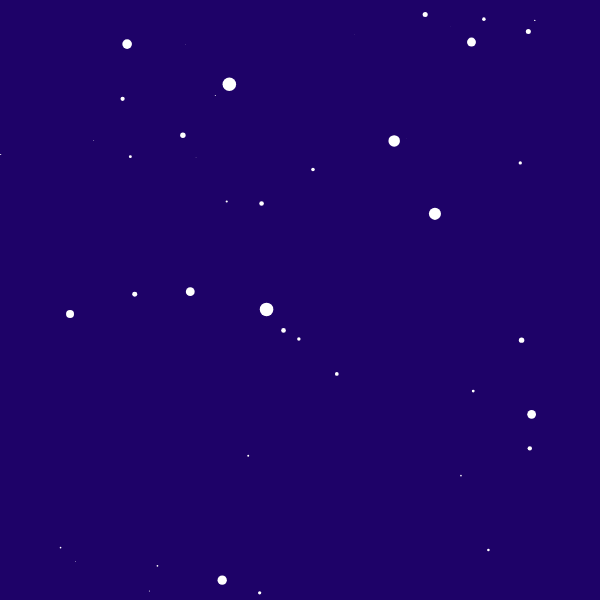
Frame 1 (no input)
Frame 60 (no input): identical to frame 1, image omitted
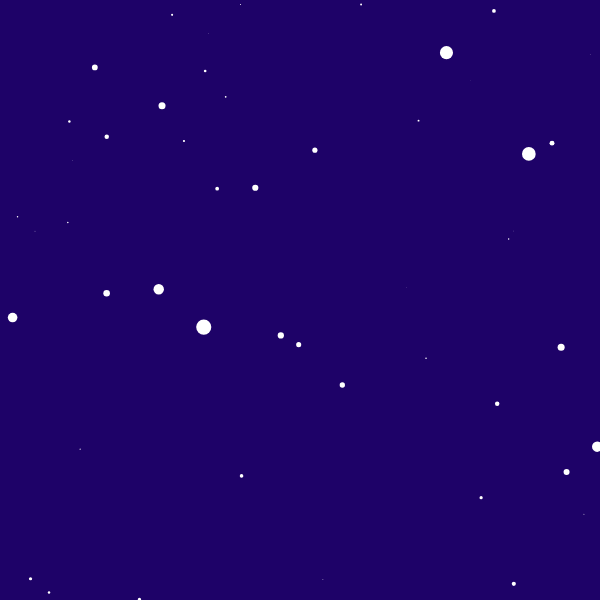
Frame 120 (the mouse pressed at the canvas centre since frame 60)

The p5.js sketch that drew these frames (run headless with seeded random() and noise() and a simulated clock; from frame 60 on, the mouse is pressed at the canvas centre):

// p5.js sketch
// ── sketch.js
var stars = []  // empty array

var speed;

function setup() { 
  createCanvas(600, 600);
  for (var i = 0; i < 650; i++) {
    stars[i] = new Star();
  }
}

function draw() {
  
  speed = map(mouseX, 0, width, 0, 2);
  //var O = map(mouseX,width/2,width,105,100);
  background(30,2,104);
  translate(width / 2, height / 2);
  //rotate(A);
  for (var i = 0; i < stars.length; i++) {
    stars[i].update();
    stars[i].show();
  }
}


function Star() {  
  this.x = random(-width, width);
  this.y = random(-height, height);
  this.z = random(width);
  this.pz = this.z;

  this.update = function() {
    this.z = this.z - speed;
    if (this.z < 1) {
      this.z = width;
      this.x = random(-width, width);
      this.y = random(-height, height);
      this.pz = this.z;
    }
  }

  this.show = function() {
    fill(255);
   noStroke();

    var sx = map(this.x / this.z, 0, 1, 0, width);
    var sy = map(this.y / this.z, 0, 1, 0, height);

    var r = map(this.z, 0, width, 16, 0);
    ellipse(sx, sy, r, r);

    var px = map(this.x / this.pz, 0, 1, 0, width);
    var py = map(this.y / this.pz, 0, 1, 0, height);

    this.pz = this.z;

    stroke(255);
    //line(px, py, sx, sy);

  }
}
